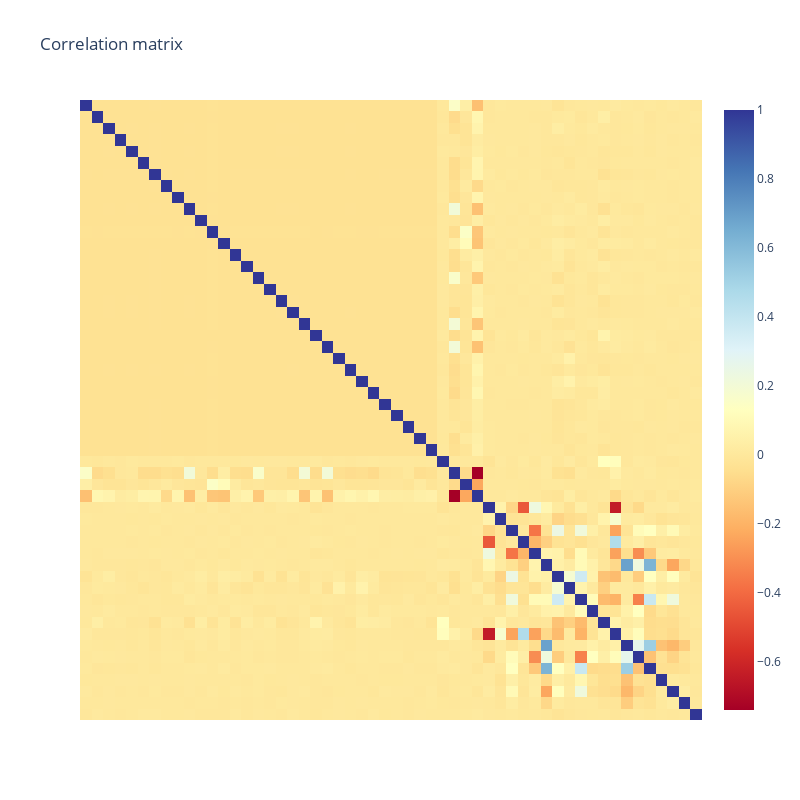

The code cell stored with this chart in its notebook:
### Markdown cell above
## Correlation Analysis

### Code cell
import plotly.graph_objects as go
correlation_matrix = encoded_df.drop(['play_type'], axis=1).corr()
column_list=encoded_df.drop(['play_type'], axis=1).columns
fig = go.Figure(
    data=go.Heatmap(
        z=correlation_matrix,
        x=list(column_list),
        y=list(column_list),
        colorscale="rdylbu",
        zmin=-1,
        zmax=1

    )
)

fig.update_layout(
    showlegend=False, width=800, height=800, autosize=False, title="Correlation matrix"
)

fig.update_yaxes(showticklabels=False, autorange="reversed")
fig.update_xaxes(showticklabels=False)
fig.show()

### Figure 1 — Plotly figure (JSON) as saved in the notebook; plotly's stock layout.template omitted (floating-point values rounded to 4 significant figures; data arrays with more than 128 entries replaced by an {"elided": "..."} marker saying what was removed)
{"data": [{"colorscale": [[0, "rgb(165,0,38)"], [0.1, "rgb(215,48,39)"], [0.2, "rgb(244,109,67)"], [0.3, "rgb(253,174,97)"], [0.4, "rgb(254,224,144)"], [0.5, "rgb(255,255,191)"], [0.6, "rgb(224,243,248)"], [0.7, "rgb(171,217,233)"], [0.8, "rgb(116,173,209)"], [0.9, "rgb(69,117,180)"], [1, "rgb(49,54,149)"]], "type": "heatmap", "x": ["posteam_ATL", "posteam_BAL", "posteam_BUF", "posteam_CAR", "posteam_CHI", "posteam_CIN", "posteam_CLE", "posteam_DAL", "posteam_DEN", "posteam_DET", "posteam_GB", "posteam_HOU", "posteam_IND", "posteam_JAX", "posteam_KC", "posteam_LA", "posteam_LAC", "posteam_LV", "posteam_MIA", "posteam_MIN", "posteam_NE", "posteam_NO", "posteam_NYG", "posteam_NYJ", "posteam_PHI", "posteam_PIT", "posteam_SEA", "posteam_SF", "posteam_TB", "posteam_TEN", "posteam_WAS", "posteam_type_home", "roof_dome", "roof_open", "roof_outdoors", "yardline_100", "game_seconds_remaining", "down", "goal_to_go", "ydstogo", "yards_gained", "shotgun", "no_huddle", "qb_dropback", "qb_scramble", "score_differential", "td_prob", "wpa", "first_down_rush", "first_down_pass", "interception", "qb_hit", "fumble", "div_game"], "y": ["posteam_ATL", "posteam_BAL", "posteam_BUF", "posteam_CAR", "posteam_CHI", "posteam_CIN", "posteam_CLE", "posteam_DAL", "posteam_DEN", "posteam_DET", "posteam_GB", "posteam_HOU", "posteam_IND", "posteam_JAX", "posteam_KC", "posteam_LA", "posteam_LAC", "posteam_LV", "posteam_MIA", "posteam_MIN", "posteam_NE", "posteam_NO", "posteam_NYG", "posteam_NYJ", "posteam_PHI", "posteam_PIT", "posteam_SEA", "posteam_SF", "posteam_TB", "posteam_TEN", "posteam_WAS", "posteam_type_home", "roof_dome", "roof_open", "roof_outdoors", "yardline_100", "game_seconds_remaining", "down", "goal_to_go", "ydstogo", "yards_gained", "shotgun", "no_huddle", "qb_dropback", "qb_scramble", "score_differential", "td_prob", "wpa", "first_down_rush", "first_down_pass", "interception", "qb_hit", "fumble", "div_game"], "z": {"elided": "54x54 float values"}}], "layout": {"autosize": false, "height": 800, "showlegend": false, "title": {"text": "Correlation matrix"}, "width": 800, "xaxis": {"showticklabels": false}, "yaxis": {"autorange": "reversed", "showticklabels": false}}}
